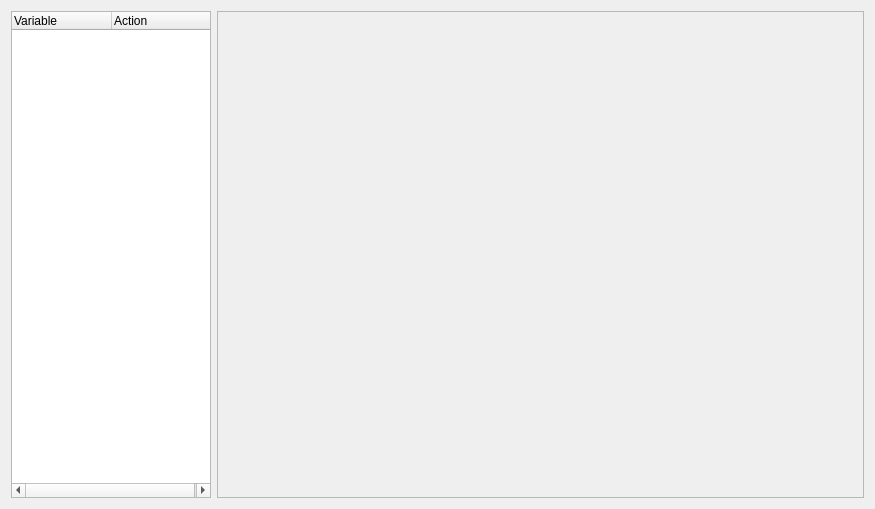
<?xml version="1.0" encoding="UTF-8"?>
<ui version="4.0">
 <class>ScopeView</class>
 <widget class="QWidget" name="ScopeView">
  <property name="geometry">
   <rect>
    <x>0</x>
    <y>0</y>
    <width>875</width>
    <height>509</height>
   </rect>
  </property>
  <property name="windowTitle">
   <string>Scope</string>
  </property>
  <layout class="QHBoxLayout" name="horizontalLayout">
   <item>
    <widget class="QTreeWidget" name="m_treeWidget">
     <property name="sizePolicy">
      <sizepolicy hsizetype="Fixed" vsizetype="Expanding">
       <horstretch>0</horstretch>
       <verstretch>0</verstretch>
      </sizepolicy>
     </property>
     <property name="maximumSize">
      <size>
       <width>200</width>
       <height>16777215</height>
      </size>
     </property>
     <column>
      <property name="text">
       <string>Variable</string>
      </property>
     </column>
     <column>
      <property name="text">
       <string notr="true">Action</string>
      </property>
     </column>
    </widget>
   </item>
   <item>
    <widget class="QFrame" name="m_frame">
     <property name="frameShape">
      <enum>QFrame::StyledPanel</enum>
     </property>
     <property name="frameShadow">
      <enum>QFrame::Raised</enum>
     </property>
    </widget>
   </item>
  </layout>
 </widget>
 <resources/>
 <connections/>
</ui>
